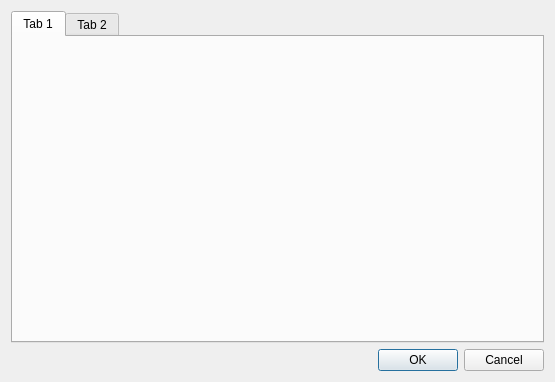
<?xml version="1.0" encoding="UTF-8"?>
<ui version="4.0">
 <class>Dialog</class>
 <widget class="QDialog" name="Dialog">
  <property name="geometry">
   <rect>
    <x>0</x>
    <y>0</y>
    <width>555</width>
    <height>382</height>
   </rect>
  </property>
  <property name="windowTitle">
   <string>Configure Process</string>
  </property>
  <layout class="QVBoxLayout" name="verticalLayout">
   <item>
    <widget class="QTabWidget" name="tabWidget">
     <property name="currentIndex">
      <number>0</number>
     </property>
     <widget class="QWidget" name="tab_3">
      <attribute name="title">
       <string>Tab 1</string>
      </attribute>
     </widget>
     <widget class="QWidget" name="tab_4">
      <attribute name="title">
       <string>Tab 2</string>
      </attribute>
     </widget>
    </widget>
   </item>
   <item>
    <widget class="QDialogButtonBox" name="buttonBox">
     <property name="orientation">
      <enum>Qt::Horizontal</enum>
     </property>
     <property name="standardButtons">
      <set>QDialogButtonBox::Cancel|QDialogButtonBox::Ok</set>
     </property>
    </widget>
   </item>
  </layout>
 </widget>
 <resources/>
 <connections>
  <connection>
   <sender>buttonBox</sender>
   <signal>rejected()</signal>
   <receiver>Dialog</receiver>
   <slot>reject()</slot>
   <hints>
    <hint type="sourcelabel">
     <x>316</x>
     <y>260</y>
    </hint>
    <hint type="destinationlabel">
     <x>286</x>
     <y>274</y>
    </hint>
   </hints>
  </connection>
  <connection>
   <sender>buttonBox</sender>
   <signal>accepted()</signal>
   <receiver>Dialog</receiver>
   <slot>accept()</slot>
   <hints>
    <hint type="sourcelabel">
     <x>248</x>
     <y>254</y>
    </hint>
    <hint type="destinationlabel">
     <x>157</x>
     <y>274</y>
    </hint>
   </hints>
  </connection>
 </connections>
</ui>
